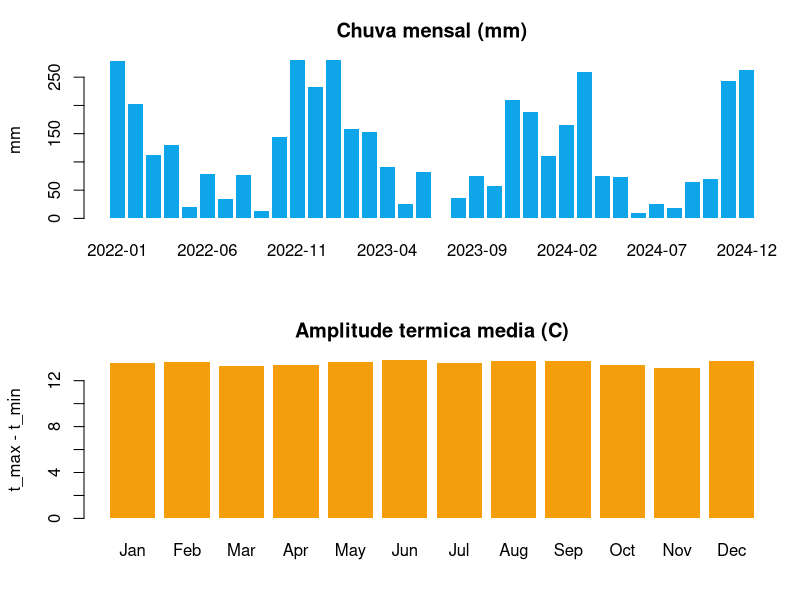

Source code (R):
# Clima: chuva mensal, veranico e amplitude termica

dir.create("outputs", showWarnings = FALSE)
set.seed(420)

gerar_clima <- function(dias = 1095) {
  datas <- seq(as.Date("2022-01-01"), by = "day", length.out = dias)
  mes <- as.integer(format(datas, "%m"))

  # estacao chuvosa nov-mar; seca de junho a agosto
  proba_chuva <- c(0.55, 0.52, 0.48, 0.35, 0.18, 0.08,
                   0.06, 0.07, 0.15, 0.32, 0.50, 0.58)[mes]
  choveu <- runif(dias) < proba_chuva
  mm <- ifelse(choveu, round(rexp(dias, rate = 1 / 14), 1), 0)

  temp_media <- 24 - abs(mes - 7.5) * 0.6
  data.frame(
    data = datas,
    choveu = choveu,
    mm = mm,
    t_min = round(temp_media - 5 - runif(dias, 0, 3), 1),
    t_max = round(temp_media + 5 + runif(dias, 0, 4), 1)
  )
}

clima <- gerar_clima()
clima$ano_mes <- format(clima$data, "%Y-%m")

# --- chuva ------------------------------------------------------------------
mensal_mm <- tapply(clima$mm, clima$ano_mes, sum)
mensal_dias <- tapply(clima$choveu, clima$ano_mes, sum)

cat("=== CHUVA MENSAL (mm | dias de chuva) ===\n")
for (i in seq_along(mensal_mm)) {
  cat(sprintf("- %s : %6.1f mm | %2d dias\n",
              names(mensal_mm)[i], mensal_mm[i], mensal_dias[i]))
}

# --- maior sequencia seca ---------------------------------------------------
maior_seca <- function(choveu_vec) {
  max_rle <- max(rle(!choveu_vec)$lengths[rle(!choveu_vec)$values])
  max_rle
}
seca_recorte <- maior_seca(clima$choveu[1:365])   # primeiro ano

cat(sprintf("\nMaior veranico do primeiro ano: %d dias sem chuva\n", seca_recorte))

# --- temperatura ------------------------------------------------------------
mes_abreviado <- substr(clima$data, 6, 7)
tmax_mensal <- tapply(clima$t_max, mes_abreviado, mean)
tmin_mensal <- tapply(clima$t_min, mes_abreviado, mean)

amplitude_mensal <- data.frame(
  mes = as.integer(names(tmax_mensal)),
  amplitude = round(as.numeric(tmax_mensal - tmin_mensal), 1)
)

cat("\n=== AMPLITUDE TERMICA MEDIA POR MES ===\n")
print(amplitude_mensal[, c("mes", "amplitude")], row.names = FALSE)

# --- grafico ----------------------------------------------------------------
png("outputs/clima_chuvas.png", width = 1150, height = 700, res = 110)
par(mfrow = c(2, 1), mar = c(4, 4.2, 3, 1))

barplot(mensal_mm, col = "#0ea5e9", border = NA,
        main = "Chuva mensal (mm)", ylab = "mm")
barplot(amplitude_mensal$amplitude,
        names.arg = month.abb[as.integer(amplitude_mensal$mes)],
        col = "#f59e0b", border = NA,
        main = "Amplitude termica media (C)", ylab = "t_max - t_min")

dev.off()
cat("\nPainel salvo em outputs/clima_chuvas.png\n")
